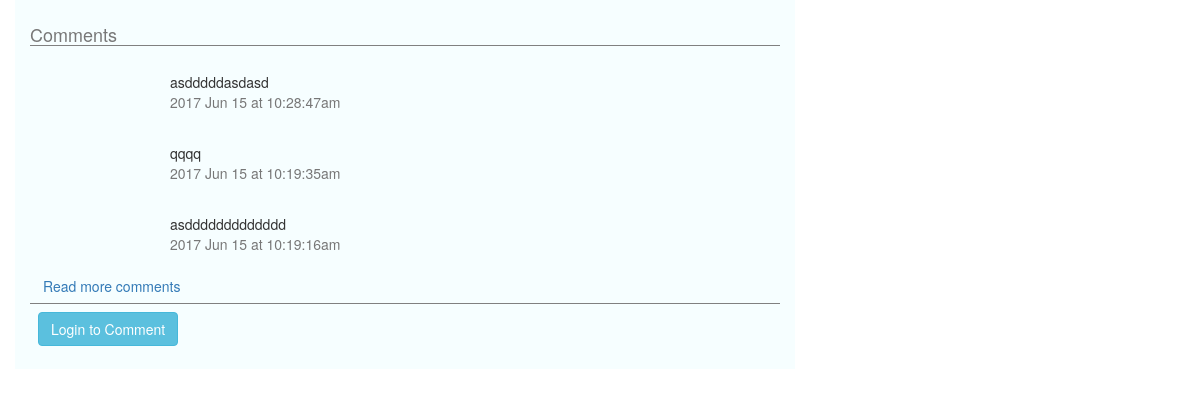
The app's page /comments.php, older data.
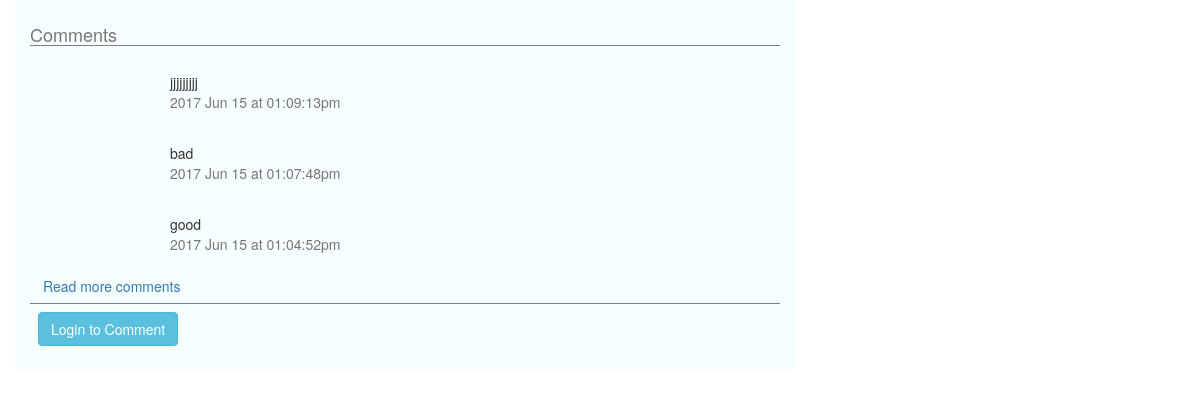
The same page, newer data.
### tables this page shows
CREATE TABLE IF NOT EXISTS `news_comments` (
  `news_id` int(11) NOT NULL,
  `comments_id` int(11) NOT NULL AUTO_INCREMENT,
  `user_id` int(33) NOT NULL,
  `comments` varchar(200) NOT NULL,
  `date` varchar(33) NOT NULL,
  PRIMARY KEY (`comments_id`)
);

### comments.php (the view, shortened to what this page needs)
<?php
include("include/dbconnection.php");
?>
<!DOCTYPE html>
<html>
<head>
   <?php include("include/head.php"); ?>
</head>
<body >
<div class="container-fluid">
	<div class="col-md-8 col-sm-8" style="background:#f6feff; padding:15px;">
	   <h4 class="text-muted text-left" style="border-bottom:solid 1px grey;">Comments</h4>
     <div style="border-bottom:solid 1px grey;">
            <?php
          $query="select * from news_comments order by date DESC limit 4";
          $query_run=mysqli_query($connect,$query);
            while($row=mysqli_fetch_assoc($query_run)){;
        ?>
		  <div class="row" style="padding:15px;">
		    <div style="margin:1px 0px 1px 0px;">
		    <div class="col-md-2 col-sm-12 col-xs-12 text-capitalize text-info " style="font-size:15px"><?php echo $row['name'];?></div>
		    <div class="col-md-10 col-sm-12 col-xs-12 text-gray-dark" style="">
		    <?php echo $row['comments']; ?>
             <div class="text-muted">
		    <?php
               echo $row['date'];
             ?>
		    </div>
		  </div>
		  </div>
		  </div>
	<?php } ?>
	<a class="btn text-right">Read more comments</a>
	</div>
       <?php
            if(!isset($_SESSION['id'])){
			echo "
               <a href='logreg.php' class='btn btn-info' style='margin:8px;'> Login to Comment</a> ";
		      }
			else{
              	 echo '<form action="" method="POST" accept-charset="utf-8">
	 	               <textarea name="written_comments"placeholder="Write Comments" style="resize:none;width:100%; margin:10px 2px 5px 2px;"></textarea>
	                   <input type="submit" name="submit_comments" value="POST" class="pull-right btn btn-info">
	                   </form>';
			}
       ?>
	</div>
</div>
</body>
</html>

Row changes from the older to the newer data that the page shows:
removed news_comments: comments "asdddddasdasd", date "2017 Jun 15 at 10:28:47am"
removed news_comments: comments "qqqq", date "2017 Jun 15 at 10:19:35am"
removed news_comments: comments "asddddddddddddd", date "2017 Jun 15 at 10:19:16am"
added news_comments: comments "jjjjjjjjj", date "2017 Jun 15 at 01:09:13pm"
added news_comments: comments "bad", date "2017 Jun 15 at 01:07:48pm"
added news_comments: comments "good", date "2017 Jun 15 at 01:04:52pm"
